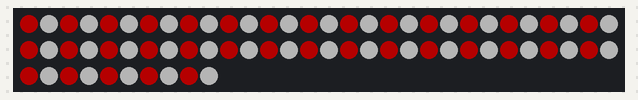
A sketch run on a simulated Arduino Uno, built with avr-gcc and run on an emulated ATmega328P. Parts: 70 RGB LEDs in strip order, left to right, continuing on the next row. Dim RGB values are drawn brighter than linear.

Above: at 0.1 s.
At 1.1 s:
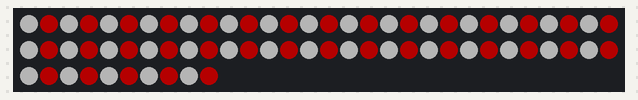

The sketch:

neopixels.ino
```cpp
#include <Adafruit_NeoPixel.h>

#define PIN        10  // Pin connected to the NeoPixels
#define NUMPIXELS  70  // Number of NeoPixels in the strip

Adafruit_NeoPixel strip(NUMPIXELS, PIN, NEO_GRB + NEO_KHZ800);

void setup() {
  strip.begin(); // Initialize NeoPixel strip
  strip.clear(); // Turn off all pixels
  strip.show();  // Send the updated pixel color to the hardware
}

void loop() {
  // Alternate between red and white for adjacent pixels
  for(int i = 0; i < NUMPIXELS; i++) {
    if(i % 2 == 0) {
      // Set even-indexed pixels to red
      strip.setPixelColor(i, strip.Color(64, 0, 0));
    } else {
      // Set odd-indexed pixels to white
      strip.setPixelColor(i, strip.Color(64, 64, 64));
    }
  }
  strip.show(); // Update strip with new colors
  delay(1000);   // Adjust delay as needed

  // Shift the colors by one pixel to the right
  uint32_t lastColor = strip.getPixelColor(NUMPIXELS - 1);
  for(int i = NUMPIXELS - 1; i > 0; i--) {
    strip.setPixelColor(i, strip.getPixelColor(i - 1));
  }
  strip.setPixelColor(0, lastColor);
  strip.show(); // Update strip with new colors
  delay(1000);   // Adjust delay as needed
}
```

Measured:
- what the display in image 1 shows lasts 1.0 s, from 1.0 s to 2.0 s
